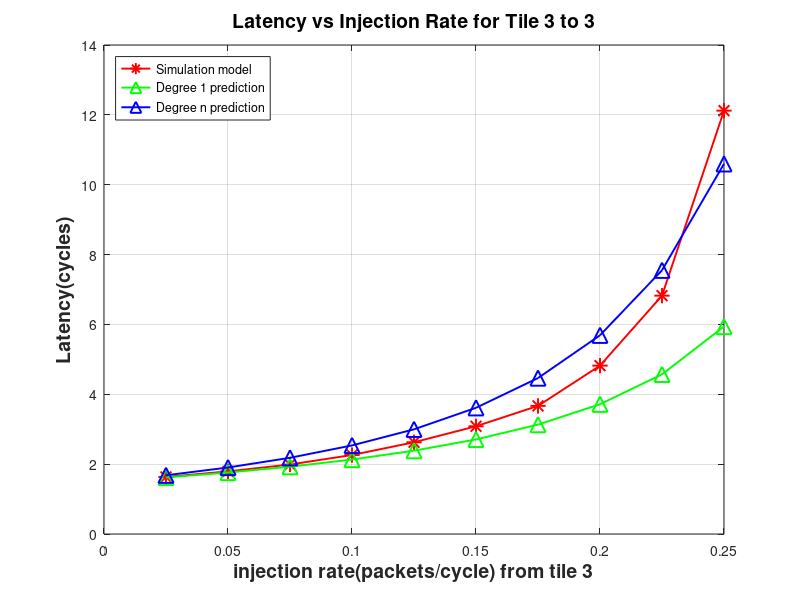

Reproduce this figure in MATLAB.
original = [1.6329 1.7926 1.9893 2.2613 2.6263 3.0845 3.6679 4.8199 6.8235 12.1196];
predicted_lin = [1.6195 1.7602 1.9281 2.1321 2.3852 2.7074 3.1317 3.7156 4.5702 5.9404];
predicted_new = [1.6812 1.9038 2.1819 2.5359 2.9968 3.6131 4.4642 5.6893 7.5504 10.5971];

lambda_tile_tot = 0.025:0.025:0.25;

f10 = plot(lambda_tile_tot, original, '*-r');
xlabel('injection rate(packets/cycle) from tile 3', 'FontSize', 14, 'FontWeight', 'bold');
ylabel('Latency(cycles)', 'FontSize', 14, 'FontWeight', 'bold');
title('Latency vs Injection Rate for Tile 3 to 3', 'FontSize', 14, 'FontWeight', 'bold');
set(f10,'LineWidth', 1.4, 'MarkerSize', 11);
hold on;

f11 = plot(lambda_tile_tot, predicted_lin, '^-g');
set(f11,'LineWidth', 1.4, 'MarkerSize', 11);

f12 = plot(lambda_tile_tot, predicted_new, '^-b');
set(f12,'LineWidth', 1.4, 'MarkerSize', 11);

hold off;

legend('Simulation model', 'Degree 1 prediction', 'Degree n prediction');

legend('Location', 'northwest');

legend('show');

grid on;